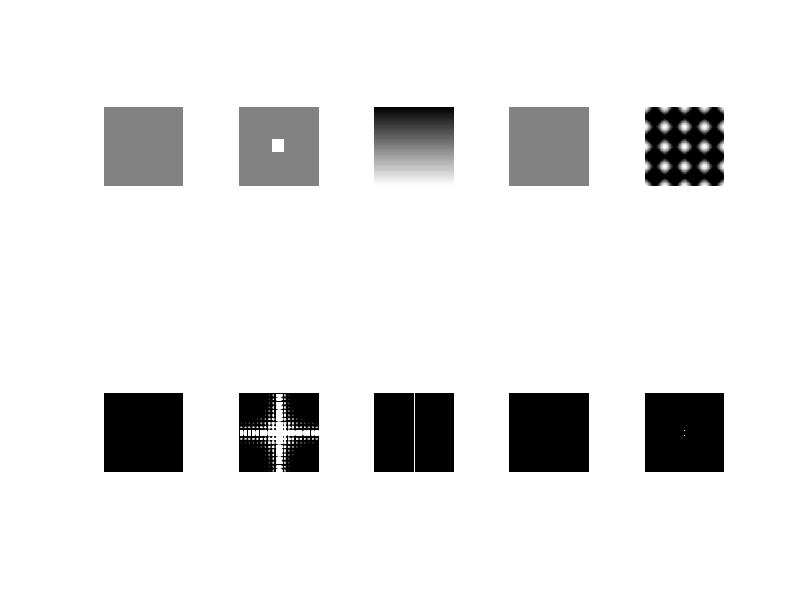

Recreate this plot in MATLAB. (Note: this script raises an error after producing the figure.)
%%
% 1.a
I = ones(128)*0.5;
[row, col] = size(I);
% 1.b
I_square = I;
I_square(row/2-10:row/2+10-1, col/2-10:col/2+10-1) = ones(20,20);
% 1.c
I_ramp = repmat([0:1/127:1]',1,128);
% 1.d
I_delta = I;
I_delta(row/2, col/2) = 1;
% 1.e 
x = 0:1:127;
y = cos(2*pi*x/32);
plot(x,y);
[X,Y] = meshgrid(y,y);
I_mesh = (X+Y)/2;
%figure, imshow(I_mesh);
%plot(X,Y);
%surf(X,Y);
%s = mesh(X,Y)
%s = mesh(X,Y,'FaceAlpha','0.5')
%%
%%%%%%%%%%%%%%%%%%%%%%%%%%%%%%%%%%%%%%%
% 2.a
F = fft2(I);
%figure, imshow(I);
%figure, imshow(log(abs(fftshift(F))) + 0.0001);

%figure, imshow(log(abs(F)) + 0.0001);
F_square = fft2(I_square);
%figure, imshow(log(abs(F_square)) + 0.0001);
F_ramp = fft2(I_ramp);
%figure, imshow(log(abs(F_ramp)) + 0.0001);
F_delta = fft2(I_delta);
%figure, imshow(log(abs(F_delta)) + 0.0001);
F_mesh = fft2(I_mesh);
%figure, imshow(log(abs(F_mesh)) + 0.0001);
subplot(2,5,1),imshow(I);subplot(2,5,2),imshow(I_square);subplot(2,5,3),imshow(I_ramp);subplot(2,5,4),imshow(I_delta);subplot(2,5,5),imshow(I_mesh);
subplot(2,5,6),imshow(log(abs(fftshift(F)))+0.0001);
subplot(2,5,7),imshow(log(abs(fftshift(F_square))) + 0.0001);
subplot(2,5,8),imshow(log(abs(fftshift(F_ramp))) + 0.0001);
subplot(2,5,9),imshow(log(abs(fftshift(F_delta))) + 0.0001);
subplot(2,5,10),imshow(log(abs(fftshift(F_mesh))) + 0.0001);

%%
% 2.b Explain what information you get from Fourier transform of an image.
% Dominant direction of the image flow. Usually vertically and
% horizontally. 
% 2.c Where is the energy concentrated and why?
% Energy is concentrated where the values are high before the fourier
% transform. 
% Fourier transform of an image
% 3.a 3.b
I = imread('cameraman.tif');
BWLP_result1 = BWLPfilter(I,20,2);
BWHP_result1 = 1-BWLPfilter(I,20,2);

iF = fft2(double(I));
iFc = fftshift(iF);

BWLP_result = BWLP_result1.*iFc;
BWHP_result = BWHP_result1.*iFc;
gi_bwlp = ifft2(ifftshift(BWLP_result));
gi_bwhp = ifft2(ifftshift(BWHP_result));
g_lp = real(gi_bwlp);
g_hp = real(gi_bwhp);

subplot(2,3,1),imshow(I);
subplot(2,3,2),imshow(BWLP_result1);
subplot(2,3,3),imshow(BWHP_result1);


figure,colormap('gray'),imagesc(g_lp);
figure,colormap('gray'),imagesc(g_hp);

% use colourmap to show image
